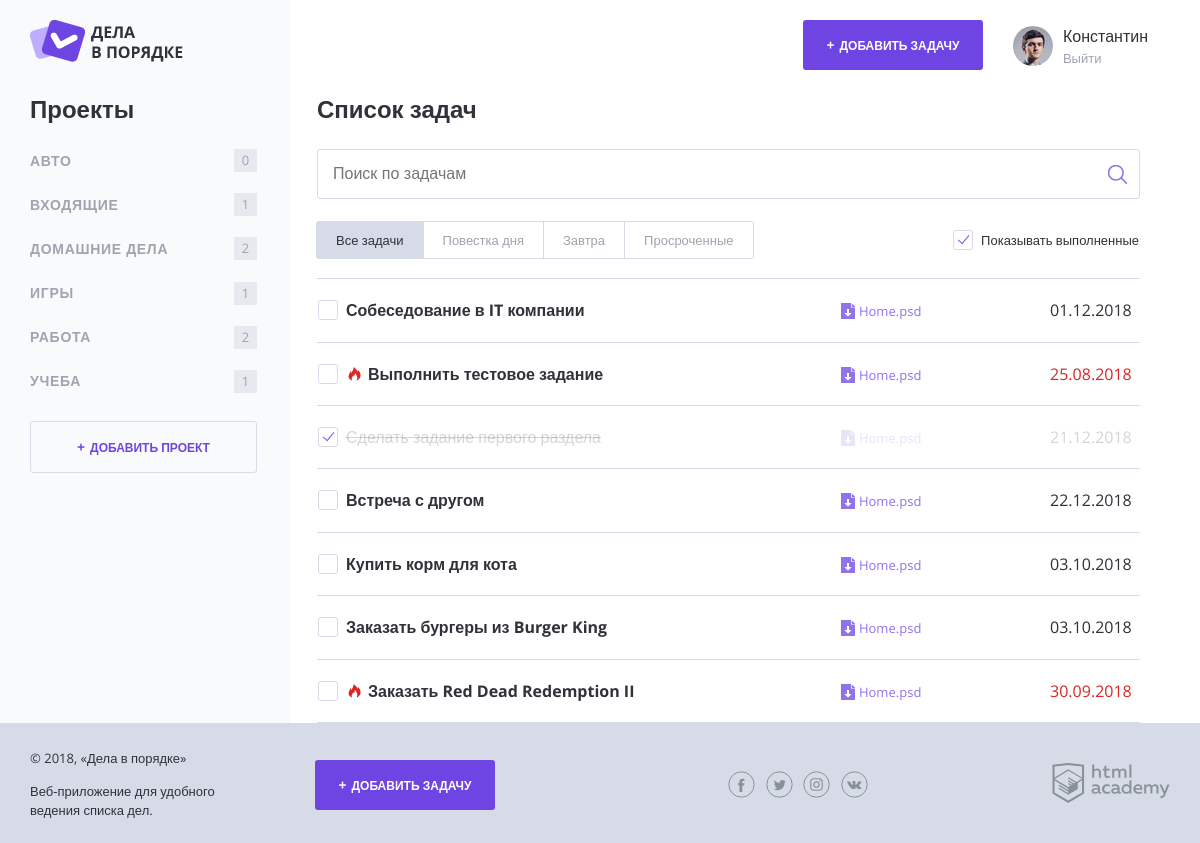
The page / on the database its author committed.
### tables this page shows
CREATE TABLE project (
  id INT AUTO_INCREMENT PRIMARY KEY NOT NULL,
  name CHAR(50) NOT NULL,
  user_id INT NOT NULL
);

CREATE TABLE task (
  id INT AUTO_INCREMENT PRIMARY KEY NOT NULL,
  name CHAR(100) NOT NULL,
  date_created DATETIME NOT NULL,
  date_deadline DATETIME DEFAULT NULL,
  completed INT DEFAULT 0,
  file CHAR(100) DEFAULT NULL,
  project_id INT DEFAULT NULL,
  user_id INT NOT NULL
);

### functions.php (called while the page is built, shortened)
<?php
function include_template($name, $data) {
    $name = 'templates/' . $name;
    extract($data);
    require_once $name;
    $result = ob_get_clean();
return $result;
}
function countTasks($task_list, $project) {
     $amount = 0;
     foreach($task_list as $task) {
          if ($task['project_id'] === $project) {
               $amount++;
           }
      }
          return $amount;
}
function esc($str) {
	$title = strip_tags($str);
	return $title;
}
function getImportantTaskClass($task) {
    if ($task['date_deadline'] === null) {
        return '';
    }
    $cur_day_ts = time();
    $deadline_ts = strtotime($task['date_deadline']);
    $days_until_deadline = floor(($deadline_ts - $cur_day_ts) / 86400);
    if ($days_until_deadline === 0 || (!$task['completed'] && $days_until_deadline < 0)) {
		return "task--important";
    } else {
         return '';
    }
}
function changeDateFormat($oldFormat) {
   if ($oldFormat === "Y-m-d H:i:s") {
        return '';
    } else {
        $showNewFormat = date_create($oldFormat);
    }
        return date_format($showNewFormat, "d.m.Y");
}
?>

### templates/index.php (the view, shortened to what this page needs)
<h2 class="content__main-heading">Список задач</h2>
<form class="search-form" action="index.php" method="post">
    <input class="search-form__input" type="text" name="" value="" placeholder="Поиск по задачам">
    <input class="search-form__submit" type="submit" name="" value="Искать">
</form>
<div class="tasks-controls">
    <nav class="tasks-switch">
        <a href="/" class="tasks-switch__item tasks-switch__item--active">Все задачи</a>
        <a href="/" class="tasks-switch__item">Повестка дня</a>
        <a href="/" class="tasks-switch__item">Завтра</a>
        <a href="/" class="tasks-switch__item">Просроченные</a>
    </nav>
    <label class="checkbox">
        <span class="checkbox__text">Показывать выполненные</span>
    </label>
</div>
<table class="tasks">
<?php foreach ($task_list as $task): ?>
    <?php if(!$task['completed'] || 1 === $show_complete_tasks): ?>
    <tr class="tasks__item task
        <?=$task['completed'] ? 'task--completed' : '' ?>
        <?=getImportantTaskClass($task); ?>">
                           <td class="task__select">
            <label class="checkbox task__checkbox">
                <span class="checkbox__text"><?=esc($task['name']); ?></span>
            </label>
        </td>
        <td class="task__file">
            <a class="download-link" href="#">Home.psd</a>
        </td>
        <td class="task__date"><?=changeDateFormat($task['date_deadline']); ?></td>
    </tr>
    <?php endif; ?>
    <?php endforeach; ?>
</table>

### templates/layout.php (shortened to what this page needs)
<!DOCTYPE html>
<html lang="ru">
<head>
    <link rel="stylesheet" href="css/normalize.css">
    <link rel="stylesheet" href="css/style.css">
    <link rel="stylesheet" href="css/flatpickr.min.css">
</head>
<body>
<div class="page-wrapper">
    <div class="container container--with-sidebar">
        <header class="main-header">
            <a href="/">
                <img src="img/logo.png" width="153" height="42" alt="Логотип Дела в порядке">
            </a>
            <div class="main-header__side">
                <a class="main-header__side-item button button--plus open-modal" href="pages/form-task.html">Добавить задачу</a>
                <div class="main-header__side-item user-menu">
                    <div class="user-menu__image">
                        <img src="img/user-pic.jpg" width="40" height="40" alt="Пользователь">
                    </div>
                    <div class="user-menu__data">
                        <p><?=esc($user_name); ?></p>
                        <a href="#">Выйти</a>
                    </div>
                </div>
            </div>
        </header>
        <div class="content">
            <section class="content__side">
                <h2 class="content__side-heading">Проекты</h2>
                <nav class="main-navigation">
                    <ul class="main-navigation__list">
                    <?php foreach ($projects as $project): ?>
                        <li class="main-navigation__list-item">
                            <a class="main-navigation__list-item-link" href="/index.php?id=<?=$project['id']; ?>"><?=$project['name']; ?></a>
                            <span class="main-navigation__list-item-count"><?=countTasks($task_list, $project['id']); ?></span>
                        </li>
                    <?php endforeach; ?>
                    </ul>
                </nav>
                <a class="button button--transparent button--plus content__side-button"
                   href="pages/form-project.html" target="project_add">Добавить проект</a>
            </section>
            <main class="content__main"><?=$page_content; ?></main>
        </div>
    </div>
</div>
<footer class="main-footer">
    <div class="container">
        <div class="main-footer__copyright">
            <p>© 2018, «Дела в порядке»</p>
            <p>Веб-приложение для удобного ведения списка дел.</p>
        </div>
        <a class="main-footer__button button button--plus" href="pages/form-task.html">Добавить задачу</a>
        <div class="main-footer__social social">
            <a class="social__link social__link--facebook" href="#">
            </a>
            <a class="social__link social__link--twitter" href="#">
            </a>
            <a class="social__link social__link--instagram" href="#">
            </a>
            <a class="social__link social__link--vkontakte" href="#">
            </a>
        </div>
        <div class="main-footer__developed-by">
            <a href="https://htmlacademy.ru/intensive/php">
                <img src="img/htmlacademy.svg" alt="HTML Academy" width="118" height="40">
            </a>
        </div>
    </div>
</footer>
</body>
</html>

### index.php (shortened to what this page needs)
<?php
require_once ('functions.php');
$show_complete_tasks = rand(0, 1);
$link = mysqli_connect ('localhost', 'root', '', '155369-doingsdone');
    mysqli_set_charset($link, "utf8");
    $sql_pr = "SELECT * FROM project";
    $result = mysqli_query($link, $sql_pr);
    $projects = [];
    if($result !== false) {
        $projects = mysqli_fetch_all($result, MYSQLI_ASSOC);
    }
    $sql_task = "SELECT * FROM task";
    $result = mysqli_query($link, $sql_task);
    $task_list = [];
    if($result !== false) {
        $task_list = mysqli_fetch_all($result, MYSQLI_ASSOC);
    }
$page_content = include_template (
        'index.php',
        [
            'show_complete_tasks' => $show_complete_tasks,
            'task_list' => $task_list
        ]
    );
    $layout_content = include_template (
        'layout.php',
        [
            'task_list' => $task_list,
            'projects' => $projects,
            'page_content' => $page_content,
            'title' => 'Дела в порядке',
            'user_name' => 'Константин'
        ]
    );
    print ($layout_content);
?>

### rows shown on the page
project: name "АВТО", id "0"
project: name "ВХОДЯЩИЕ", id "1"
project: name "ДОМАШНИЕ ДЕЛА", id "2"
project: name "ИГРЫ", id "1"
project: name "РАБОТА", id "2"
project: name "УЧЕБА", id "1"
task: name "Собеседование в IT компании", date_deadline "01.12.2018"
task: name "Выполнить тестовое задание", date_deadline "25.08.2018"
task: name "Сделать задание первого раздела", date_deadline "21.12.2018"
task: name "Встреча с другом", date_deadline "22.12.2018"
task: name "Купить корм для кота", date_deadline "03.10.2018"
task: name "Заказать бургеры из Burger King", date_deadline "03.10.2018"
task: name "Заказать Red Dead Redemption II", date_deadline "30.09.2018"

### other values the page prints
$user_name "Константин"
